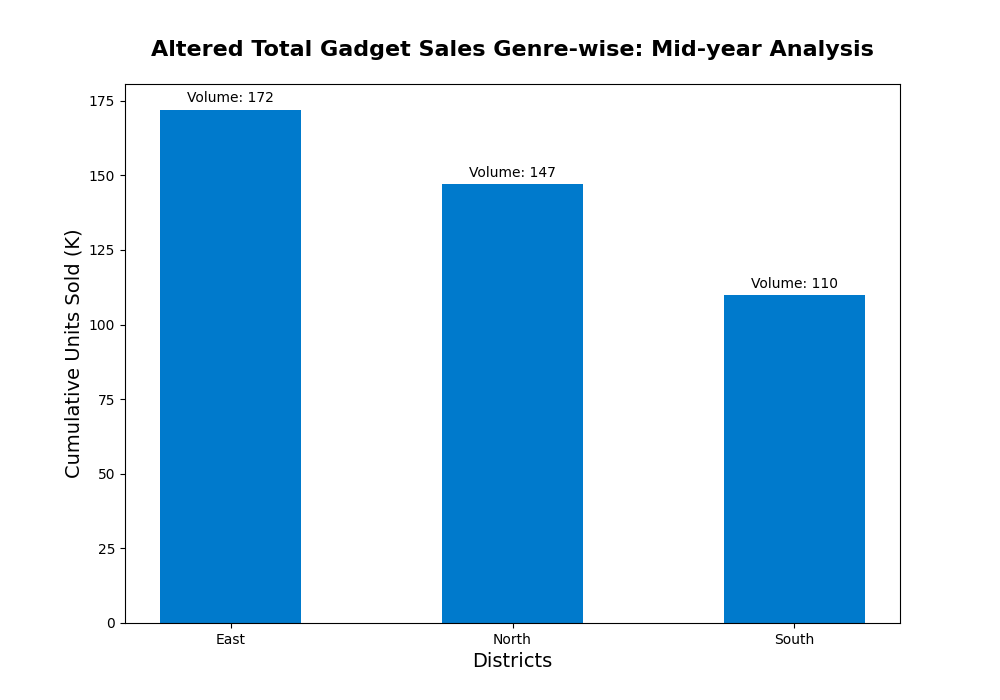

Reproduce this figure in Python.
import matplotlib.pyplot as plt
import numpy as np

north_sales = [15, 20, 25, 22, 30, 35]
south_sales = [10, 15, 12, 20, 25, 28]
east_sales = [18, 22, 27, 30, 35, 40]

total_sales = [sum(north_sales), sum(south_sales), sum(east_sales)]
sales_data = list(zip(['North', 'South', 'East'], total_sales))
sorted_sales_data = sorted(sales_data, key=lambda x: x[1], reverse=True)

sorted_regions, sorted_totals = zip(*sorted_sales_data)

# Applying a single color across all bars
single_color = '#007ACC'

fig, ax = plt.subplots(figsize=(10, 7))

bar_width = 0.5
index = np.arange(len(sorted_regions))

bars = ax.bar(index, sorted_totals, bar_width, color=single_color, tick_label=sorted_regions)

ax.set_title("Altered Total Gadget Sales Genre-wise: Mid-year Analysis", fontsize=16, fontweight='bold', pad=20)
ax.set_xlabel("Districts", fontsize=14)
ax.set_ylabel("Cumulative Units Sold (K)", fontsize=14)

for bar in bars:
    height = bar.get_height()
    ax.annotate(f'Volume: {height}', xy=(bar.get_x() + bar.get_width()/2, height), xytext=(0, 3), 
                textcoords="offset points", ha='center', va='bottom', fontsize=10)

plt.show()
